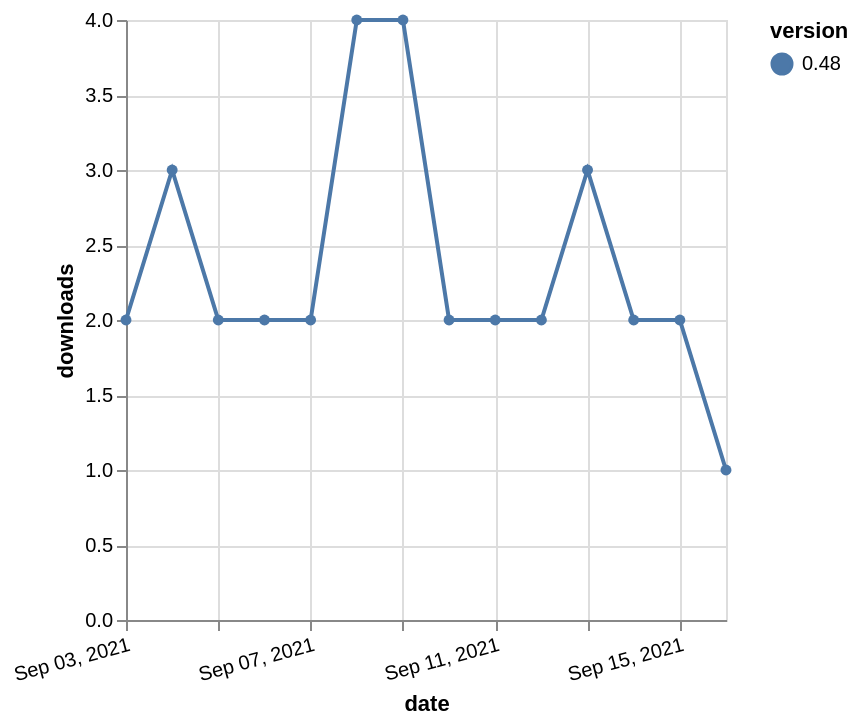

Specify this chart in Vega-Lite:
### Vega-Lite specification from a JSON file in a GitHub repository (floating-point values rounded to 4 significant figures)
{"$schema": "https://vega.github.io/schema/vega-lite/v5.json", "description": "A simple bar chart with embedded data.", "data": {"values": [{"date": "2021-09-03", "total": 3023, "delta": 2, "version": "0.48"}, {"date": "2021-09-04", "total": 3026, "delta": 3, "version": "0.48"}, {"date": "2021-09-05", "total": 3028, "delta": 2, "version": "0.48"}, {"date": "2021-09-06", "total": 3030, "delta": 2, "version": "0.48"}, {"date": "2021-09-07", "total": 3032, "delta": 2, "version": "0.48"}, {"date": "2021-09-08", "total": 3036, "delta": 4, "version": "0.48"}, {"date": "2021-09-09", "total": 3040, "delta": 4, "version": "0.48"}, {"date": "2021-09-10", "total": 3042, "delta": 2, "version": "0.48"}, {"date": "2021-09-11", "total": 3044, "delta": 2, "version": "0.48"}, {"date": "2021-09-12", "total": 3046, "delta": 2, "version": "0.48"}, {"date": "2021-09-13", "total": 3049, "delta": 3, "version": "0.48"}, {"date": "2021-09-14", "total": 3051, "delta": 2, "version": "0.48"}, {"date": "2021-09-15", "total": 3053, "delta": 2, "version": "0.48"}, {"date": "2021-09-16", "total": 3054, "delta": 1, "version": "0.48"}]}, "width": "container", "mark": {"type": "line", "point": {"filled": true}}, "encoding": {"x": {"field": "date", "type": "temporal", "timeUnit": "yearmonthdate", "title": "date", "axis": {"labelAngle": -15}}, "y": {"field": "delta", "type": "quantitative", "title": "downloads"}, "color": {"field": "version", "type": "nominal"}, "tooltip": {"field": "delta"}}}
